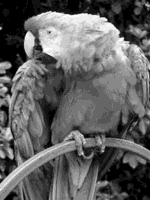
%> input picture parrot.png, 150 x 200 px
$ octave SectionA.m   (GNU Octave 9; MATLAB toolbox functions it lacks are replaced by stand-ins)
%> lines starting %> are read from the running program, lines starting %| are printed output that depends on the picture
img = imread("parrot.png");
%> img is the input picture: size 200x150 uint8; min 0, max 255, mean 97
% Read an image

% Convert the image to a column vector
img_vector = img(:);

tabulated_data = tabulate(img_vector);
%> tabulated_data = 16 rows, first 12: [0 255 10; 17 255 8; 51 255 6; 153 255 7; 204 255 3; 136 255 10; 68 255 8; 187 255 3; 102 255 11; 34 255 7; 119 255 9; 85 255 9]

unique_pixel_values = tabulated_data(:, 1);
%> unique_pixel_values = [0; 17; 51; 153; 204; 136; 68; 187; 102; 34; 119; 85; 170; 238; 221; 255]
pixel_counts = tabulated_data(:, 2);
%> pixel_counts = [255; 255; 255; 255; 255; 255; 255; 255; 255; 255; 255; 255; 255; 255; 255; 94]
pixel_probabilities = pixel_counts / sum(pixel_counts);
%> pixel_probabilities = [0; 0; 0; 0; 0; 0; 0; 0; 0; 0; 0; 0; 0; 0; 0; 0]

figure;
bar(unique_pixel_values, pixel_probabilities);
title('Pixel Value Probability Distribution');
xlabel('Pixel Value');
ylabel('Probability');
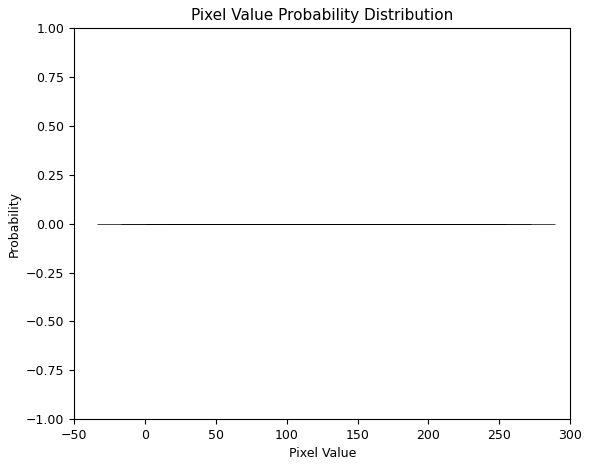
%> figure redrawn from the program's plot data
disp(unique_pixel_values)
%> (printed output is left out)
disp(pixel_probabilities)
%> (printed output is left out)
%huffenco
%> (the run ends here)
